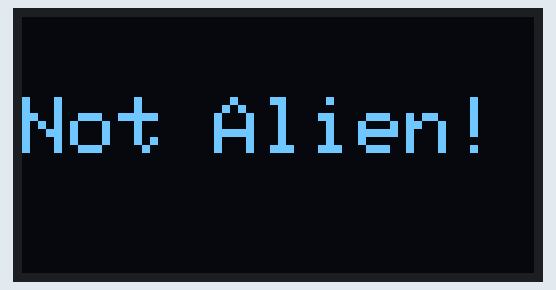
The sketch below on a simulated ESP32. Parts: 128×64 one-colour display. Random numbers use the default seed unless the sketch sets one; nothing arrives over Bluetooth unless stated; what the sketch prints to the serial monitor is not drawn.

Above: at 0.1 s.

The sketch:

kod_alienv01_0.ino
```cpp
//Alicja Babińska
//Distance-dependent interaction system in location-based games
//v.0.1.0

//libraries for BLE
#include <BLEDevice.h>
#include <BLEUtils.h>
#include <BLEScan.h>
#include <BLEAdvertisedDevice.h>

//libraries for display
#include <SPI.h>
#include <Wire.h>
#include <Adafruit_GFX.h>
#include <Adafruit_SSD1306.h>


//defining display settings
#define SCREEN_WIDTH 128 // OLED display width, in pixels
#define SCREEN_HEIGHT 64 // OLED display height, in pixels
#define OLED_RESET     -1 // Reset pin
#define SCREEN_ADDRESS 0x3C
Adafruit_SSD1306 display(SCREEN_WIDTH, SCREEN_HEIGHT, &Wire, OLED_RESET);

#define device_UUID "00001234-0000-1000-8000-00805f9b34fb"


//global variables
String deviceName = "hlthy"; //alien for alien; hlthy for healthy; swtch for mode switch
int alienscore = 0; //from 0 to 30 where 0 is heathly and 30 is alien


//global variables regarding scanning
BLEScan *pBLEScan;

//global variables regarding advertising
BLEAdvertising *pAdvertising;


void setup() {
  Serial.begin(115200);
  randomSeed(analogRead(0));

  //scanning setup

  BLEDevice::init(deviceName);
  pBLEScan = BLEDevice::getScan();  //create new scan
  pBLEScan->setActiveScan(true);  //passive scan
  pBLEScan->setInterval(100);
  pBLEScan->setWindow(99);  // less or equal setInterval value

  //advertising setup
  pAdvertising = BLEDevice::getAdvertising();
  pAdvertising->addServiceUUID(device_UUID);
  pAdvertising->setScanResponse(true);
  pAdvertising->start();

  //display setup
  if(!display.begin(SSD1306_SWITCHCAPVCC, SCREEN_ADDRESS)) {
    Serial.println(F("SSD1306 allocation failed"));
    for(;;);
  }


 //additional setup, display etc.
    if(deviceName == "alien") {
      alienSetup();
    }
    else if(deviceName == "hlthy") {
    hlthySetup();
    }

   Serial.println("setup");

}


 void alienSetup() {
    //display things
    display.clearDisplay();
    display.setTextSize(2);
    display.setTextColor(WHITE);
    display.setCursor(0,20);
    display.printf("Alien!");
    display.display();
 }

  void hlthySetup() {
    //display things
    display.clearDisplay();
    display.setTextSize(2);
    display.setTextColor(WHITE);
    display.setCursor(0,20);
    display.printf("Not Alien!");
    display.display();
  }


void loop() {
  if(alienscore > 30) {alienscore = 30;}
  if(alienscore < 0) {alienscore = 0;}


  int scanTime = random(3,5);
  BLEScanResults *foundDevices = pBLEScan->start(scanTime, true);
  String scannedName = "";
  int scannedRSSI = 0;
  for (int i = 0; i < foundDevices->getCount(); i++) {
    BLEAdvertisedDevice scannedDevice = foundDevices->getDevice(i);
    scannedName = scannedDevice.getName();
    scannedRSSI = scannedDevice.getRSSI();
    Serial.printf("name %s rssi: %d \n", scannedName.c_str(), scannedRSSI);
  }
  pBLEScan->clearResults();

  int delayTime = (6-scanTime)*1000;
  delay(delayTime);
  Serial.printf("delayed by %d, scantime :%d", delayTime, scanTime);


}
```
